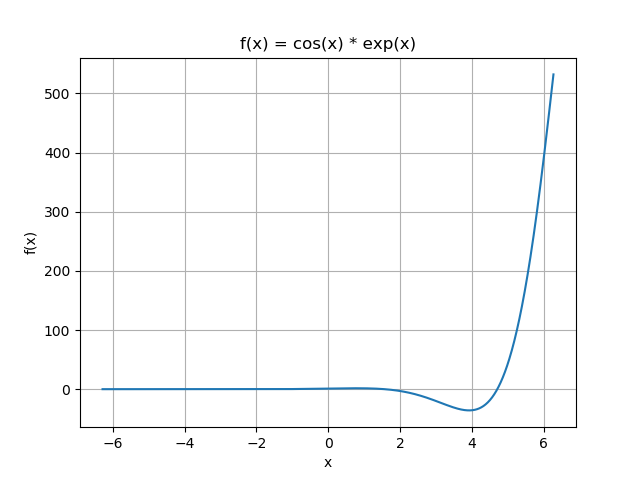

Python code for this plot:
import numpy as np
import matplotlib.pyplot as plt
import math
import sys

def cosexp(x):
  return math.cos(x)*math.exp(x)

x = np.arange(-2*np.pi, 2*np.pi, 0.01)
vCosexp = np.vectorize(cosexp)

y = vCosexp(x)

fig, ax = plt.subplots()
ax.plot(x, y)

ax.set(xlabel='x', ylabel='f(x)',
       title='f(x) = cos(x) * exp(x)')
ax.grid()

fig.savefig("cosexp.png")
plt.show()
